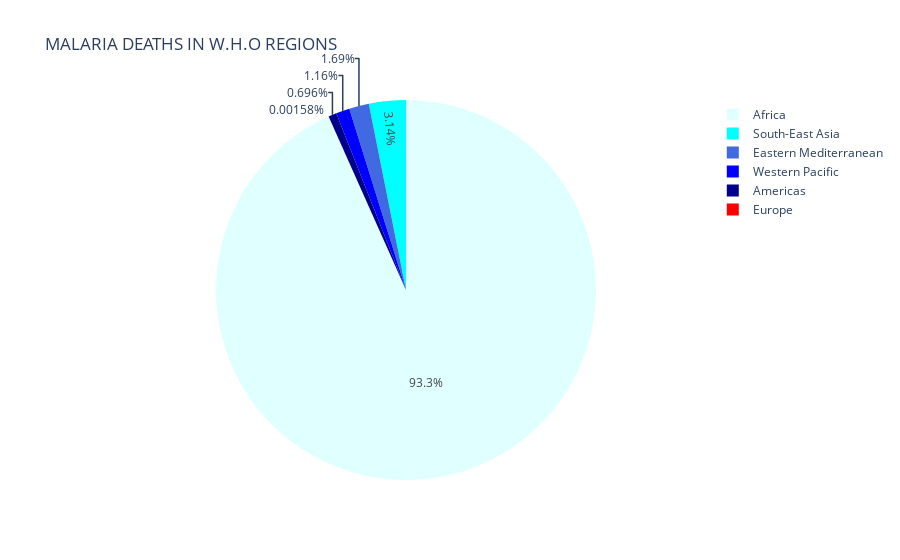

Write notebook code for a chart like this one.
### Code cell
fig = px.pie(who_region, values='no_of_deaths',names = 'who_region', color = 'who_region',
            color_discrete_map={'Africa':'lightcyan',
                                 'South-East Asia':'cyan',
                                 'Eastern Mediterranean':'royalblue',
                                 'Americas':'darkblue',
                                 'Western Pacific':'blue',
                                 'Europe': 'red'},
            title= 'MALARIA DEATHS IN W.H.O REGIONS')
fig.show()

### Figure 1 — Plotly figure (JSON) as saved in the notebook; plotly's stock layout.template omitted (floating-point values rounded to 4 significant figures)
{"data": [{"customdata": [["Africa"], ["Americas"], ["Eastern Mediterranean"], ["Europe"], ["South-East Asia"], ["Western Pacific"]], "domain": {"x": [0.0, 1.0], "y": [0.0, 1.0]}, "hovertemplate": "who_region=%{customdata[0]}<br>no_of_deaths=%{value}<extra></extra>", "labels": ["Africa", "Americas", "Eastern Mediterranean", "Europe", "South-East Asia", "Western Pacific"], "legendgroup": "", "marker": {"colors": ["lightcyan", "darkblue", "royalblue", "red", "cyan", "blue"]}, "name": "", "showlegend": true, "type": "pie", "values": [1480850, 11039, 26764, 25, 49802, 18330]}], "layout": {"legend": {"tracegroupgap": 0}, "title": {"text": "MALARIA DEATHS IN W.H.O REGIONS"}}}
